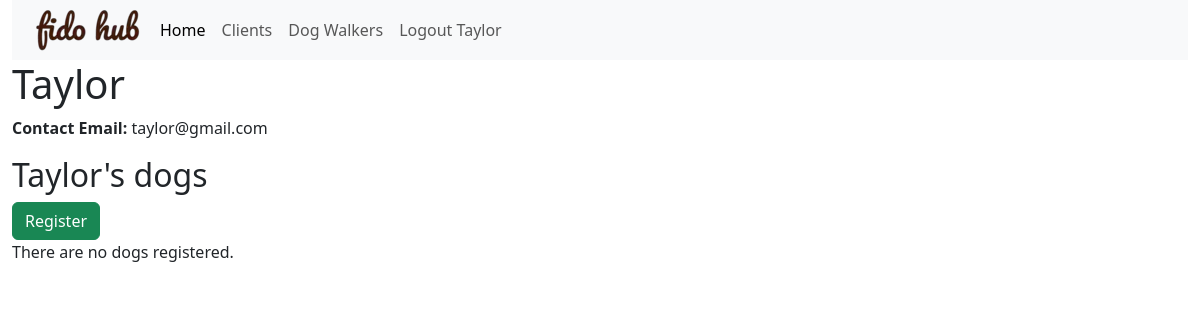
Before: /client/4 (signed in) with the older database file.
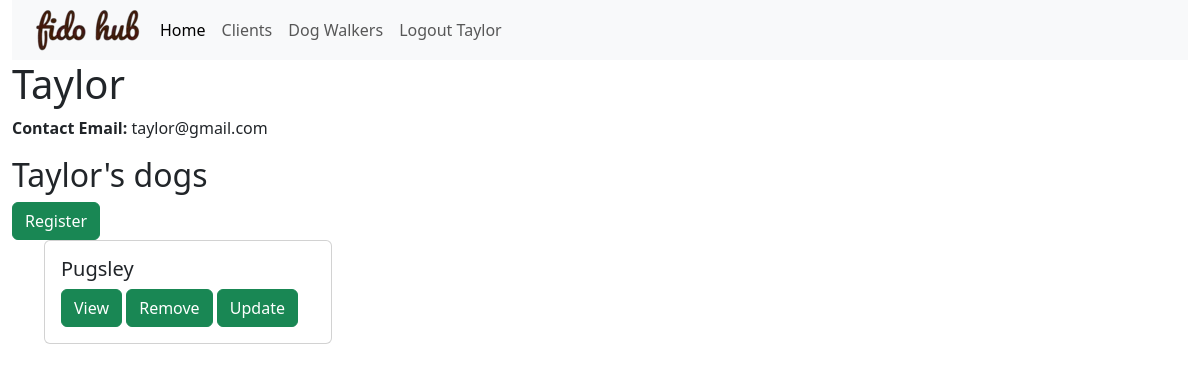
After: the same page with the newer database file.
### fidohub_app/models.py (models this page shows, shortened)
class Dog(models.Model):
    name = models.CharField(max_length=200)
    breed = models.CharField(max_length=200)
    age = models.IntegerField(null=True)
    about = models.CharField(max_length=200, blank=True)
    owner = models.ForeignKey(Client, on_delete=models.CASCADE, default = None)
    dog_image = models.ImageField(upload_to='images/', null=True, blank=True)
    def get_absolute_url(self):
        return reverse('dog-detail', args=[str(self.id)])

### fidohub_app/views.py (the view)
# urls.py: path('client/<int:pk>', views.ClientDetailView.as_view(), name='client-detail'),
class ClientDetailView(LoginRequiredMixin, generic.DetailView):
    model = Client
    def get_context_data(self, **kwargs):
        context = super().get_context_data(**kwargs)
        context['dog_list'] = Dog.objects.all()
        return context

### fidohub_app/templates/fidohub_app/client_detail.html
{% extends 'fidohub_app/base_template.html' %}
{% block content %}
  <h1>{{ client.name }}</h1>
  <p>
    <strong>Contact Email:</strong> {{ client.email }}
  </p>
  <h2>{{ client.name }}'s dogs</h2>
  <a class="btn btn-success" href="{% url 'create-dog' client.id %}" role="button">Register</a>
  {% if dog_list %}
    <ul>
      {% for dog in client.dog_set.all %}
        <div class="card" style="width: 18rem;">
          <div class="card-body">
            <h5 class="card-title">{{ dog.name }}</h5>
            <a class="btn btn-success" href="{{ dog.get_absolute_url }}" role="button">View</a>
            <a class="btn btn-success" href="{% url 'delete-dog' client.id dog.id %}" role="button">Remove</a>
            <a class="btn btn-success" href="{% url 'update-dog' client.id dog.id %}" role="button">Update</a>
          </div>
        </div>
      {% endfor %}
    </ul>
  {% else %}
    <p>There are no dogs registered.</p>
  {% endif %}
{% endblock %}

Changed rows visible on the page:
added Dog: name "Pugsley"
Other visible differences:
text no longer shown: "There are no dogs registered."
